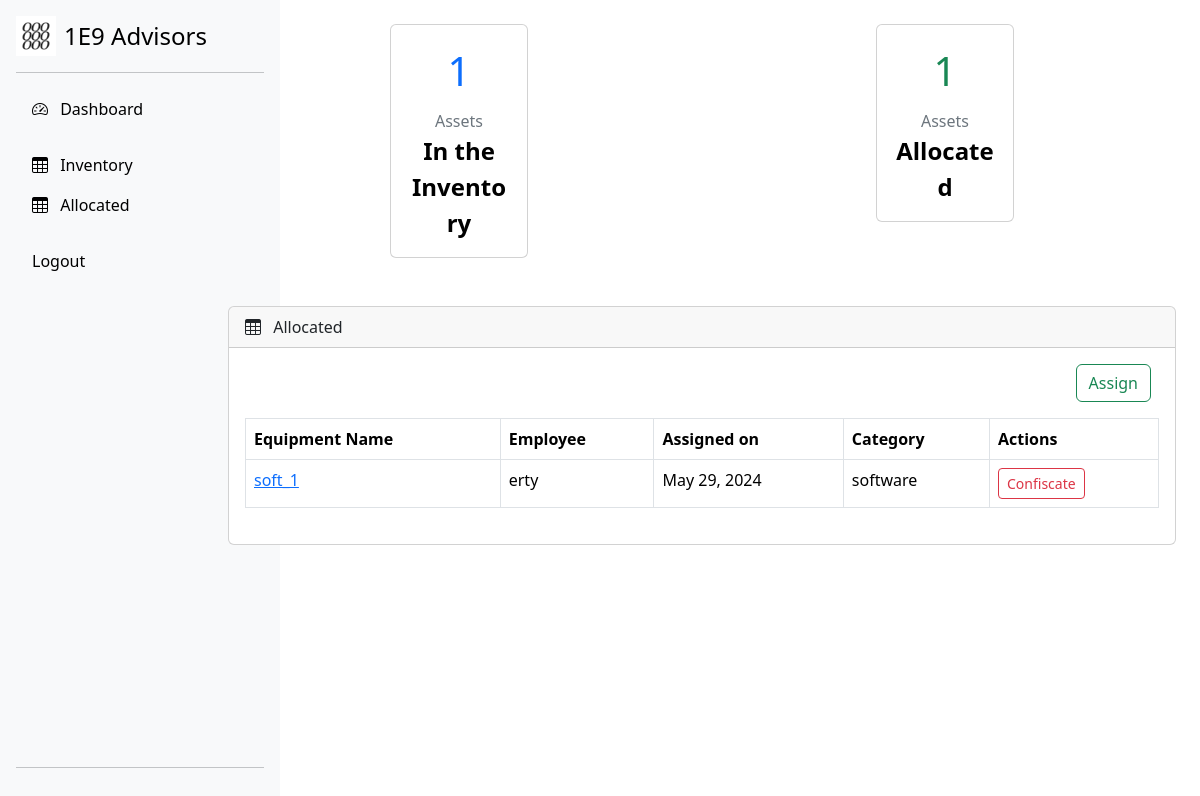
The app's page /allocated/ (signed in), older data.
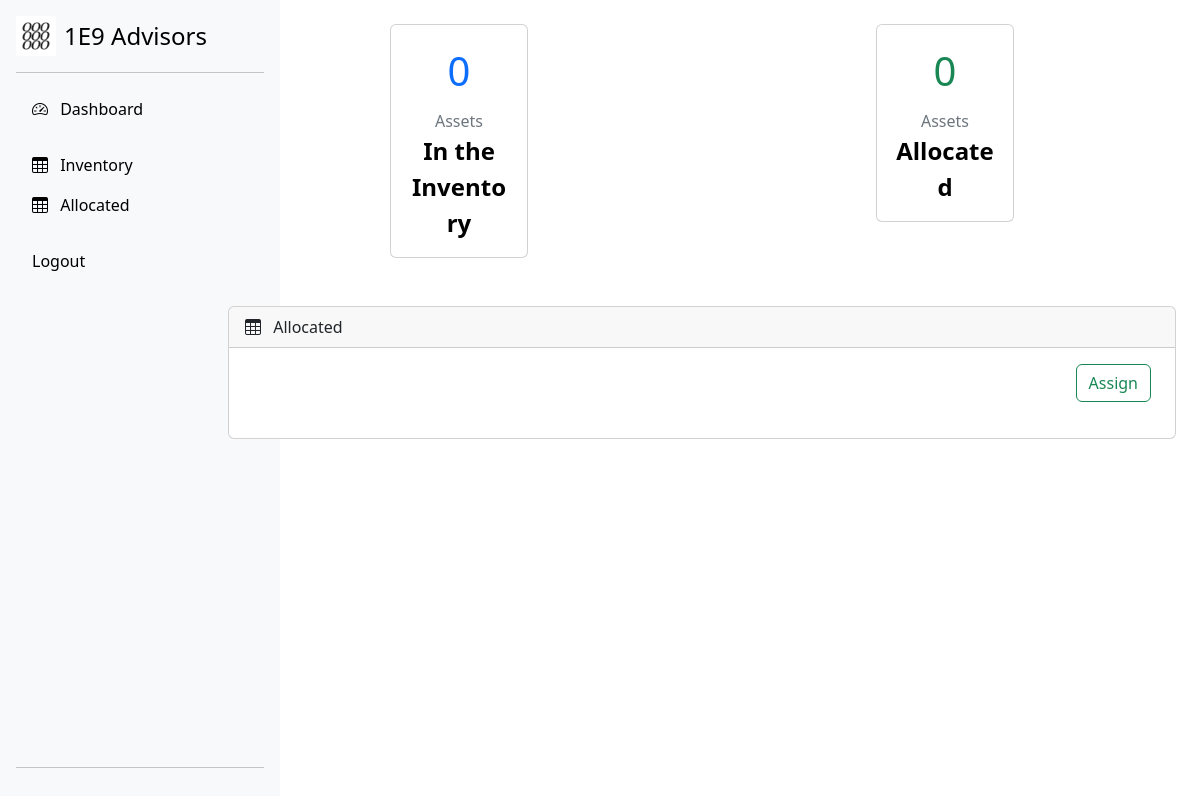
The same page, newer data.
### inventorymanager/models.py (models this page shows, shortened)
class Allocated(models.Model) :
    equipment_id = models.ForeignKey(Assets,on_delete=models.CASCADE)
    user = models.CharField(max_length=30)
    assigned_on = models.DateField(default=timezone.now)
    category_name = models.ForeignKey(Categories,on_delete=models.CASCADE)

class Assets(models.Model) :
    equipment_id = models.CharField(max_length=30)
    equipment_code = models.CharField(default=None,max_length=100,unique=True)
    equipment_name = models.CharField(max_length=30)
    description = models.CharField(max_length=100)
    category_name = models.ForeignKey(Categories,on_delete=models.CASCADE)
    in_out = models.BooleanField(default=False)
    def __str__(self) :
        return self.equipment_name

class Categories(models.Model) :
    category_name = models.CharField(unique=True,max_length=20)
    quantity = models.IntegerField(default=0)
    def __str__(self):
        return self.category_name

### inventorymanager/views.py (the view)
# urls.py: path('allocated/',views.AllocatedView.as_view(),name='allocated'),
class AllocatedView(LoginRequiredMixin,generic.TemplateView):
    template_name = 'inventorymanager/allocated.html'
    redirect_field_name = None
    login_url = 'inventorymanager:login'
    def get_context_data(self, **kwargs: Any):
        Asset_records = [i for i in list(Assets.objects.all()) if not i.in_out]
        Allocated_records = [i for i in Allocated.objects.all() if Assets.objects.get(id=i.equipment_id_id).in_out]
        return {'Allocated_records':Allocated_records,'Asset_count':len(Asset_records),'Allocated_count':len(list(Allocated_records))}

### inventorymanager/templates/inventorymanager/allocated.html (shortened to what this page needs)
<!DOCTYPE html>
<html lang="en">
<head>
    <!-- {% load bootstrap5 %}
    {% bootstrap_css %}
    {% bootstrap_javascript %} -->
    <link href="https://cdn.jsdelivr.net/npm/bootstrap@5.3.3/dist/css/bootstrap.min.css" rel="stylesheet">
    <link rel="stylesheet" href="https://cdn.jsdelivr.net/npm/bootstrap-icons@1.9.1/font/bootstrap-icons.css">
</head>
<body>
    <div class="row">
        <div id="nav-wrapper" class="col-xl-2 col-md-12 sidebar">
            <div id="nav-side" class="d-flex flex-column flex-shrink-0 p-3 bg-light" style="width: 280px;">
                <a href="" class="d-flex align-items-center mb-3 mb-md-0 me-md-auto link-body-emphasis text-decoration-none">
                    <img src="{% static 'inventorymanager/enine_logo.jpeg' %}" alt="logo" width="40" class="bi pe-none me-2">
                    <span class="fs-4">1E9 Advisors</span>
                </a>
                <hr>
                <ul class="nav nav-pills flex-column mb-auto">
                    <li>
                        <a href="{% url 'inventorymanager:newbase' %}" class="nav-link link-body-emphasis"><i class="bi bi-speedometer2 me-2"></i> Dashboard</a>
                    </li>
                    <li>
                    </li>
                    <li>
                        <a href="{% url 'inventorymanager:newbase' %}" class="nav-link link-body-emphasis"><i class="bi bi-table me-2"></i> Inventory</a>
                    </li>
                    <li>
                        <a href="{% url 'inventorymanager:allocated' %}" class="nav-link link-body-emphasis"><i class="bi bi-table me-2"></i> Allocated</a>
                    </li>
                    <li>
                    </li>
                    <li>
                        <a href="{% url 'inventorymanager:logout' %}" class="nav-link link-body-emphasis">Logout</a>
                    </li>
                </ul>
                <hr>
            </div>
        </div>
        <div class="container-fluid col-xl-10 col-md-12">
            <main>
                <div class="container-fluid px-4">
                    <div class="row mt-4 mb-4 justify-content-around">
                        <div class="col-xl-2 col-md-12">
                            <div class="card text-black mb-4">
                                <div class="row card-body text-center">
                                    <div class="fs-1 text-primary" id="totalAssets">
                                        {{Asset_count}}
                                    </div>
                                    <div class="fs-6 mt-2 text-secondary">Assets</div>
                                    <div class="fs-4 fw-bold">
                                        In the Inventory
                                    </div>
                                </div>
                            </div>
                        </div>
                        <div class="col-xl-2 col-md-12">
                            <div class="card text-black mb-4">
                                <div class="row card-body text-center">
                                    <div class="fs-1 text-success">
                                        {{Allocated_count}}
                                    </div>
                                    <div class="fs-6 mt-2 text-secondary">Assets</div>
                                    <div class="fs-4 fw-bold">
                                        Allocated
                                    </div>
                                </div>
                            </div>
                        </div>
                    </div>
                </div>
                <div class="container-fluid px-4">
                    <div class="card mb-4">
                        <div class="card-header"><i class="bi bi-table me-2"></i> Allocated</div>
                        <div class="card-body">
                            <div class="">
                                <div class="mb-3">
                                    <div class="d-container">
                                        <nav class="d-flex justify-content-end">
                                            <a href="{% url 'inventorymanager:newallocation' %}" class="btn btn-outline-success me-2">Assign</a>
                                        </nav>
                                    </div>
                                </div>
                                <div class="mb-1 table-responsive">
                                    {% if Allocated_records %}
                                    <table class="table table-hover table-bordered fw-normal">
                                        <thead>
                                            <tr>
                                                <th>Equipment Name</th>
                                                <th>Employee</th>
                                                <th>Assigned on</th>
                                                <th>Category</th>
                                                <th>Actions</th>
                                            </tr>
                                        </thead>
                                        <tbody>
                                            {% for record in Allocated_records %}
                                            <tr>
                                                <td><a class="first-col" href="#">{{ record.equipment_id }}</a></td>
                                                <td>{{ record.user }}</td>
                                                <td>{{ record.assigned_on }}</td>
                                                <td>{{ record.category_name }}</td>
                                                <td>
                                                    <button type="button" class="btn btn-outline-danger btn-sm" data-bs-toggle="modal" data-bs-target="#deleteModal" data-id="{{ record.id }}">
                                                        Confiscate
                                                    </button>
                                                </td>
                                            </tr>
                                            {% endfor %}
                                        </tbody>
                                    </table>
                                    {% endif %}
                                </div>
                            </div>
                        </div>
                    </div>
                </div>
            </main>
        </div>
    </div>
</body>
</html>

### inventorymanager/templates/inventorymanager/allocated.html (style rules this page uses)
#nav-side { height: 100vh; }

Row changes from the older to the newer data that the page shows:
removed Allocated: equipment_id "soft_1", user "erty", assigned_on "May 29, 2024", category_name "software"
Text that changed along with them:
{{ Asset_count }}: "1" → "0"
{{ Allocated_count }}: "1" → "0"
text no longer shown: "Equipment Name Employee Assigned on Category Actions"
